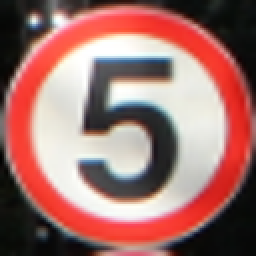
#> input picture Eigensigns/Train/000_1_0009.png, 128 x 128 px, found by its file name (shown 2 times larger); its folder holds only this picture in this run
$ jupyter execute --allow-errors PCA_Eigensigns.ipynb
#> lines starting #> are read from the running program, lines starting #| are printed output that depends on the picture
# <center> ML Course Project </center>
# <center> Traffic Sign Recognition using Eigenfaces Approach </center>

***

## Importing necessary Python Libraries

[cell 1]
import os
import cv2
import numpy as np
import pandas as pd
from PIL import Image
import seaborn as sns
import matplotlib.pyplot as plt
from sklearn.decomposition import PCA
from sklearn.metrics import accuracy_score
from sklearn.metrics import confusion_matrix
from sklearn.metrics import classification_report
from sklearn.neighbors import KNeighborsClassifier
from sklearn.model_selection import train_test_split

## Importing path for image dataset

[cell 2]
IMG_FOLDER = 'C:/Users/jathi/Documents/ML/Signs'
#> (the rest of this cell did not finish here and is left out)

## Cropping and resizing images

[cell 3]
#Do not run this code as it has already modified the dataset
'''
df=pd.read_csv('TsignRecgTrain4170Annotation.csv')
ar=np.array(df)

width = 128
height = 128
for filename in os.listdir(IMG_FOLDER):
  image = Image.open(IMG_FOLDER + '/' + filename)
  for i in range(len(df)):
    if(ar[i][0]==filename):
      x1 = ar[i][3]
      y1 = ar[i][4]
      x2 = ar[i][5]
      y2 = ar[i][6]
      cropped_im = image.crop((x1, y1, x2, y2))
      resized_image = cropped_im.resize((width, height))
      resized_image.save(IMG_FOLDER + '/' + filename)
      break
'''

## Splitting data into train and test sets

[cell 4]
#Do not run this code as it has already modified the dataset
'''
set_files = os.listdir(IMG_FOLDER)
TRAIN_FOLDER = 'C:/Users/jathi/Documents/ML/Train'
TEST_FOLDER = 'C:/Users/jathi/Documents/ML/Test'

for i in range(44):
    for j in range(12):
        image = Image.open(IMG_FOLDER + '/' + set_files[15*i+j])
        image.save(TRAIN_FOLDER + '/' + set_files[15*i+j])
    for j in range(3):
        image = Image.open(IMG_FOLDER + '/' + set_files[15*i+12+j])
        image.save(TEST_FOLDER + '/' + set_files[15*i+12+j])
'''

## Importing path for training images dataset

[cell 5]
TRAIN_IMG_FOLDER = 'C:/Users/jathi/Documents/ML/Train'
train_set_files = os.listdir(TRAIN_IMG_FOLDER)
len(train_set_files)

## Extracting labels for traffic signs from their file names

[cell 6]
train_id_file = set([f.split('_')[0] for f in train_set_files])
train_id_file=list(train_id_file)
train_id_file.sort()
print(len(train_id_file))

## Creating a list containing traffic sign labels

[cell 7]
train_labels=[]
for i in range(len(train_id_file)):
    for j in range(12):
        train_labels.append(train_id_file[i])
print(len(train_labels))

[cell 8]
test_labels=[]
for i in range(len(train_id_file)):
    for j in range(3):
        test_labels.append(train_id_file[i])
print(len(test_labels))

## Training images dataset overview

[cell 9]
i=0
while(i<len(train_set_files)):
    img = plt.imread(TRAIN_IMG_FOLDER+'/'+train_set_files[i])
#> img is the input picture: shape (128, 128, 3) float32; mean R, G, B 0.625, 0.444, 0.426
    plt.subplot(7,7,int(1+i/12))
    plt.axis('off')
    plt.imshow(img)
    i+=12

## Obtaining training images using file names

[cell 10]
training_images=[]
for filename in train_set_files:
    img = cv2.imread(os.path.join(TRAIN_IMG_FOLDER,filename))
    if img is not None:
        training_images.append(img)

## Converting images to grayscale

[cell 11]
training_images_gray = []
for i in range(len(training_images)):
    training_images_gray.append(cv2.cvtColor(training_images[i], cv2.COLOR_BGR2GRAY))
#> this loop made 1 pass
#> after the loop, training_images_gray = 1 item

i=0
while(i<len(training_images_gray)):
    img = Image.fromarray(training_images_gray[i])
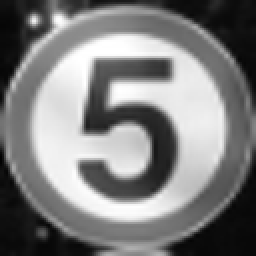
#> img: PIL image 128x128 L (shown 2 times larger); min 0, max 255, mean 126.5
    plt.subplot(7,7,int(1+i/12))
    plt.axis('off')
    plt.imshow(img,cmap='gray')
    i+=12

## Converting images to 1-D representation

[cell 12]
training_images_gray_1D = []
for i in range(len(training_images_gray)):
    training_images_gray_1D.append(training_images_gray[i].flatten())
#> after the loop, training_images_gray_1D = 1 item


$ run again, on Eigensigns/Train/002_1_0010.png
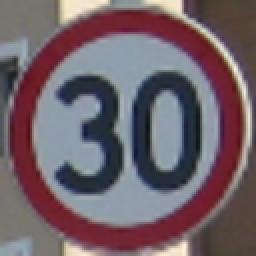
#> input picture Eigensigns/Train/002_1_0010.png, 128 x 128 px, found by its file name (shown 2 times larger)
#> img is the input picture: shape (128, 128, 3) float32; mean R, G, B 0.44, 0.381, 0.409
#> the loop `for i in range(len(training_images)):` made 1 pass
#> after the loop `for i in range(len(training_images)):`: training_images_gray = 1 item
#> `img = Image.fromarray(training_images_gray[i])`:
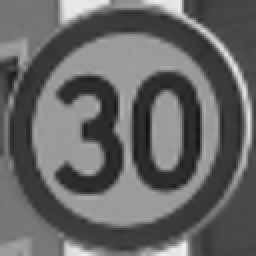
#> img: PIL image 128x128 L (shown 2 times larger); min 17, max 240, mean 102.5
#> the loop `for i in range(len(training_images_gray)):` made 1 pass

$ run again, on Eigensigns/Train/003_1_0002.png
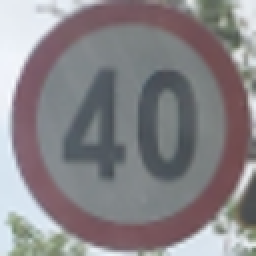
#> input picture Eigensigns/Train/003_1_0002.png, 128 x 128 px, found by its file name (shown 2 times larger)
#> img is the input picture: shape (128, 128, 3) float32; mean R, G, B 0.531, 0.517, 0.53
#> the loop `for i in range(len(training_images)):` made 1 pass
#> after the loop `for i in range(len(training_images)):`: training_images_gray = 1 item
#> `img = Image.fromarray(training_images_gray[i])`:
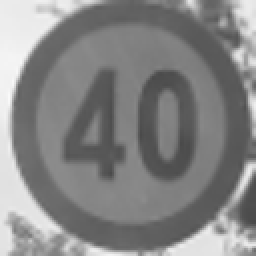
#> img: PIL image 128x128 L (shown 2 times larger); min 72, max 249, mean 133.2
#> the loop `for i in range(len(training_images_gray)):` made 1 pass

$ run again, on Eigensigns/Train/001_1_0005.png
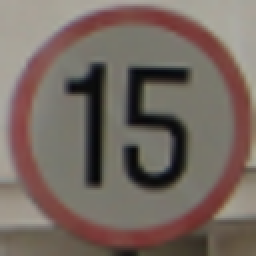
#> input picture Eigensigns/Train/001_1_0005.png, 128 x 128 px, found by its file name (shown 2 times larger)
#> img is the input picture: shape (128, 128, 3) float32; mean R, G, B 0.462, 0.41, 0.38
#> the loop `for i in range(len(training_images)):` made 1 pass
#> after the loop `for i in range(len(training_images)):`: training_images_gray = 1 item
#> `img = Image.fromarray(training_images_gray[i])`:
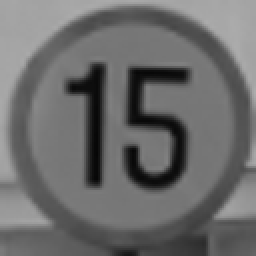
#> img: PIL image 128x128 L (shown 2 times larger); min 6, max 172, mean 107.6
#> the loop `for i in range(len(training_images_gray)):` made 1 pass
